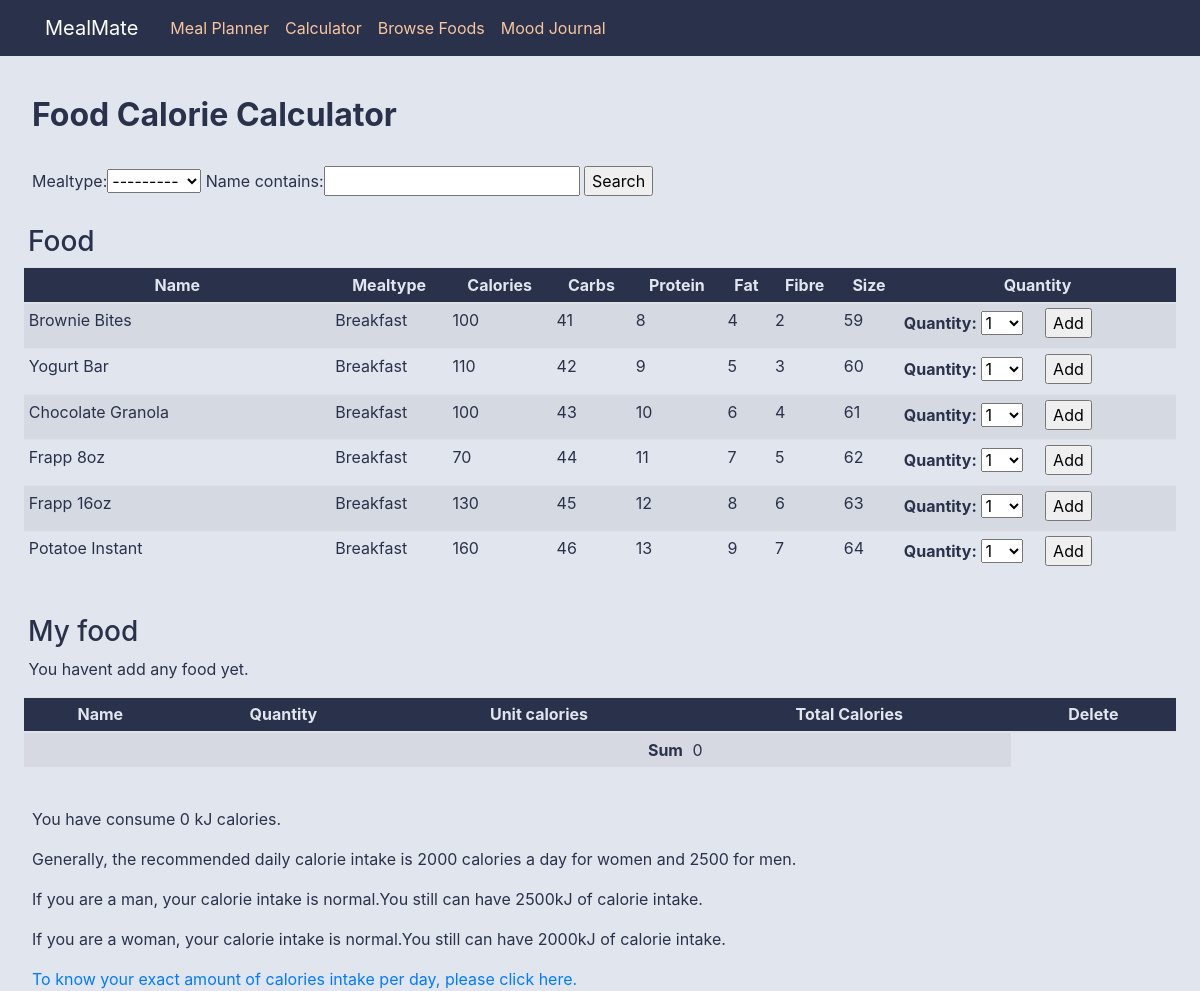
The page /Calculator/ on the database its author committed.
### database/models.py (models this page shows, shortened)
class foodinfo(models.Model):
    mealtype_choices = (
        ('Breakfast','Breakfast'),
        ('Lunch','Lunch'),
        ('Dinner','Dinner'),
    )
    name = models.CharField(max_length=30)
    description = models.TextField(blank=True)
    mealtype = models.CharField(max_length=300,blank=True,choices=mealtype_choices)
    calories = models.IntegerField()
    carbs = models.IntegerField()
    protein = models.IntegerField()
    fat = models.IntegerField()
    fibre = models.IntegerField()
    size = models.IntegerField()

### Calculator/views.py (the view)
# urls.py: path('', views.home, name='database-home'), # Links to food editor's main page
def home(request):
    cart = Cart(request)
    cart_form = CartAddFoodForm()
    name = foodinfo.objects.all()
    myFilter = foodFilter(request.GET, queryset=name)
    name = myFilter.qs
    context = {
        'name' : name,
        'myFilter': myFilter,
        'cart_form' : cart_form,
        'cart' : cart,
    }
    return render(request,"Calculator/calculator.html",context)

### Calculator/forms.py
class CartAddFoodForm(forms.Form):
    quantity = forms.TypedChoiceField(
                                choices=PRODUCT_QUANTITY_CHOICES,
                                coerce=int,
                                label="Quantity",)
    update = forms.BooleanField(required=False,
                                initial=False,
                                widget=forms.HiddenInput)

### Calculator/cart.py (called while the page is built)
    def __len__(self):
        return sum(item['quantity'] for item in self.cart.values())

    def get_sum_calories(self):
        return sum(Decimal(item['calories']) * item['quantity'] for item in self.cart.values())

### Calculator/templates/Calculator/calculator.html (shortened to what this page needs)
{% extends 'mealmate/base.html' %}
{% load static %}
{% block Calculator %}
<h2><b>&#6158;&emsp;Food Calorie Calculator</b></h2>
<br>
<div class = "row">
    <div class="col">
        <div class="table-responsive">
            <form method="get">
              &#6158;&emsp;&emsp;{{ myFilter.form }}
              <input type="submit" value="Search"></input>
            </form>
        </div>
    </div>
</div>
<br>
<h3>&#6158;&emsp;Food</h3>
<div class = "mx-4 mb-4" style="height:300px; overflow:auto;">
  <div class="table-responsive">
    <table id="Food" class="table table-striped table-hover table-sm" width="100%" cellspacing="0">
      <thead style='background-color:#2a324b; color:#e1e5ee'>
              <tr>
                  <th style="text-align: center;">Name</th>
                  <th style="text-align: center;">Mealtype</th>
                  <th style="text-align: center;">Calories</th>
                  <th style="text-align: center;">Carbs</th>
                  <th style="text-align: center;">Protein</th>
                  <th style="text-align: center;">Fat</th>
                  <th style="text-align: center;">Fibre</th>
                  <th style="text-align: center;">Size</th>
                  <th style="text-align: center;">Quantity</th>
              </tr>
          </thead>
          <tbody>
            {% for name in name %}
            <tr>
                <td>{{ name.name }}</td>
                <td>
                  {% if name.mealtype %}
                   {{ name.mealtype }}
                  {% else %}
                    Ingredient
                  {% endif %}</td>
                <td>{{ name.calories }}</td>
                <td>{{ name.carbs }}</td>
                <td>{{ name.protein }}</td>
                <td>{{ name.fat }}</td>
                <td>{{ name.fibre }}</td>
                <td>{{ name.size }}</td>
                <td>
                    <form action="{% url 'Calculator:cart_add' name.id %}" method="post">
                        <b>{{ cart_form.quantity.label_tag }} </b> {{ cart_form.quantity }} &#6158;&nbsp;&nbsp;&nbsp;
                        <input type="submit" value="Add">
                    </form>
                </td>
            </tr>
            {% endfor %}
            </tbody>
    </table>
  </div>
</div>
<br>
<h3>&#6158;&emsp;My food</h3>
<div class = "mx-4 mb-4">
  <div class="table-responsive">
    <table id="Myfood" class="table table-striped table-hover table-sm" width="100%" cellspacing="0">
      <thead style='background-color:#2a324b; color:#e1e5ee'>
        <tr>
          <th style="text-align: center;">Name</th>
          <th style="text-align: center;">Quantity</th>
          <th style="text-align: center;">Unit calories</th>
          <th style="text-align: center;">Total Calories</th>
          <th style="text-align: center;">Delete</th>
      </tr>
  </thead>
  <tbody>
      <tr class="total">
        <td colspan="3" style="text-align: right;"><b>Sum</b></td>
        <td class="num">{{ cart.get_sum_calories }}</td>
      </tr>
  </tbody>
    </table>
  </div>
</div>
<caption>
  &#6158;&emsp;&emsp;<a href="{% url 'mealmate-mealplan' %}">To know your exact amount of calories intake per day, please click here.</a>
</caption>
<br>
{% endblock %}

### mealmate/static/mealmate/main.css (style rules this page uses)
body { background: #e1e5ee; color: #2a324b; margin-top: 5rem; }
h1, h2, h3, h4, h5, h6 { color: #2a324b; }

### rows shown on the page
foodinfo: name "Brownie Bites", mealtype "Breakfast", calories "100", carbs "41", protein "8", fat "4", fibre "2", size "59", quantity.label_tag "Quantity:"
foodinfo: name "Yogurt Bar", mealtype "Breakfast", calories "110", carbs "42", protein "9", fat "5", fibre "3", size "60", quantity.label_tag "Quantity:"
foodinfo: name "Chocolate Granola", mealtype "Breakfast", calories "100", carbs "43", protein "10", fat "6", fibre "4", size "61", quantity.label_tag "Quantity:"
foodinfo: name "Frapp 8oz", mealtype "Breakfast", calories "70", carbs "44", protein "11", fat "7", fibre "5", size "62", quantity.label_tag "Quantity:"
foodinfo: name "Frapp 16oz", mealtype "Breakfast", calories "130", carbs "45", protein "12", fat "8", fibre "6", size "63", quantity.label_tag "Quantity:"
foodinfo: name "Potatoe Instant", mealtype "Breakfast", calories "160", carbs "46", protein "13", fat "9", fibre "7", size "64", quantity.label_tag "Quantity:"

### other values the page prints
{{ cart.get_sum_calories }} "0"
